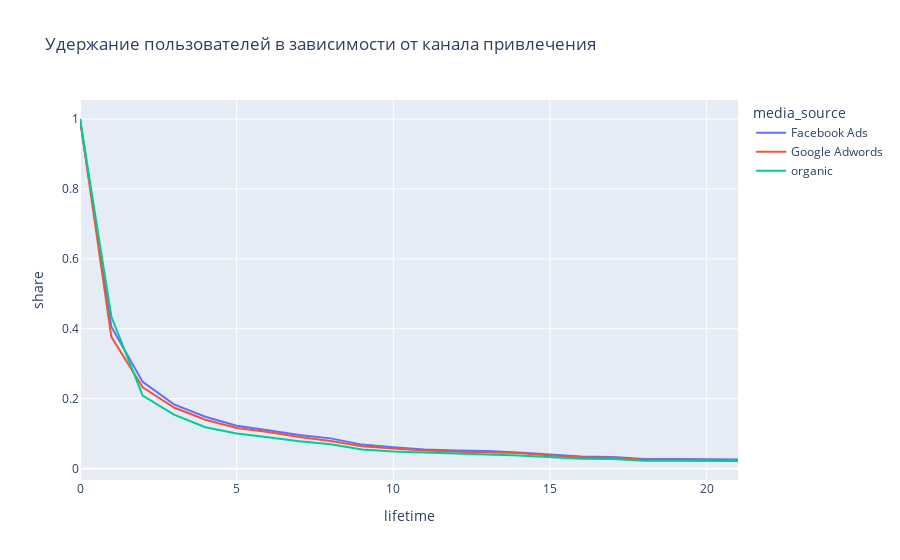
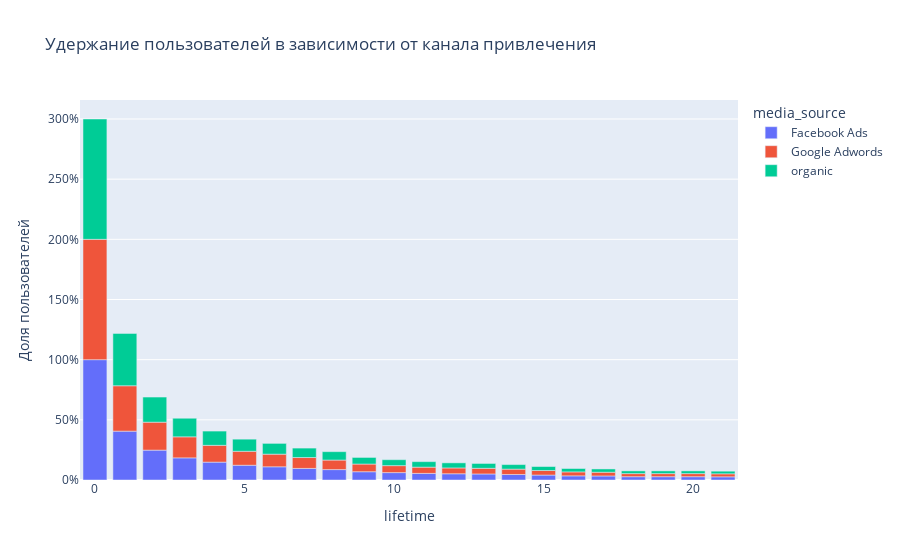

Source (notebook cell) for these figures, in order:
### Code cell
retention = auth.merge(users[["user_id", "media_source", "dt"]], on="user_id", how="left")
retention["lifetime"] = (retention["login_dt"] - retention["dt"]).dt.days

retention_stat = retention.groupby(["media_source", "lifetime"]).agg(n_users=("user_id", "nunique")).reset_index()
retention_stat = retention_stat.sort_values(["media_source", "lifetime"])

retention_stat["total_users"] = retention_stat.groupby("media_source")["n_users"].transform(
    lambda x: x.loc[retention_stat["lifetime"] == 0].values[0]
)

retention_stat["share"] = retention_stat["n_users"] / retention_stat["total_users"]

retention_stat = retention_stat[retention_stat["lifetime"] <= 21]

fig_line = px.line(retention_stat, x="lifetime", y="share", color="media_source", title="Удержание пользователей в зависимости от канала привлечения")
fig_line.show()

retention_stat_sorted = retention_stat.sort_values(by=["lifetime", "share"], ascending=[True, False])

retention_stat_sorted["media_source"] = retention_stat_sorted["media_source"].astype(str)

fig_bar = px.bar(
    retention_stat_sorted, x="lifetime", y="share", color="media_source", title="Удержание пользователей в зависимости от канала привлечения"
)

fig_bar.update_layout(yaxis_tickformat=".0%", yaxis_title="Доля пользователей")

fig_bar.show()

### Figure 1 — Plotly figure (JSON) as saved in the notebook; plotly's stock layout.template omitted (floating-point values rounded to 4 significant figures)
{"data": [{"hovertemplate": "media_source=Facebook Ads<br>lifetime=%{x}<br>share=%{y}<extra></extra>", "legendgroup": "Facebook Ads", "line": {"color": "#636efa", "dash": "solid"}, "marker": {"symbol": "circle"}, "mode": "lines", "name": "Facebook Ads", "orientation": "v", "showlegend": true, "type": "scatter", "x": [0, 1, 2, 3, 4, 5, 6, 7, 8, 9, 10, 11, 12, 13, 14, 15, 16, 17, 18, 19, 20, 21], "xaxis": "x", "y": [1.0, 0.4061, 0.2482, 0.184, 0.1484, 0.1227, 0.1097, 0.09628, 0.08655, 0.06871, 0.06151, 0.05493, 0.05186, 0.05018, 0.04586, 0.04111, 0.03461, 0.03364, 0.02752, 0.02752, 0.02752, 0.02643], "yaxis": "y"}, {"hovertemplate": "media_source=Google Adwords<br>lifetime=%{x}<br>share=%{y}<extra></extra>", "legendgroup": "Google Adwords", "line": {"color": "#EF553B", "dash": "solid"}, "marker": {"symbol": "circle"}, "mode": "lines", "name": "Google Adwords", "orientation": "v", "showlegend": true, "type": "scatter", "x": [0, 1, 2, 3, 4, 5, 6, 7, 8, 9, 10, 11, 12, 13, 14, 15, 16, 17, 18, 19, 20, 21], "xaxis": "x", "y": [1.0, 0.3771, 0.2324, 0.1747, 0.1397, 0.116, 0.1049, 0.09051, 0.07917, 0.06388, 0.05782, 0.05187, 0.04836, 0.04704, 0.04439, 0.03792, 0.03268, 0.03095, 0.02563, 0.02563, 0.02563, 0.02504], "yaxis": "y"}, {"hovertemplate": "media_source=organic<br>lifetime=%{x}<br>share=%{y}<extra></extra>", "legendgroup": "organic", "line": {"color": "#00cc96", "dash": "solid"}, "marker": {"symbol": "circle"}, "mode": "lines", "name": "organic", "orientation": "v", "showlegend": true, "type": "scatter", "x": [0, 1, 2, 3, 4, 5, 6, 7, 8, 9, 10, 11, 12, 13, 14, 15, 16, 17, 18, 19, 20, 21], "xaxis": "x", "y": [1.0, 0.4351, 0.2089, 0.1545, 0.1186, 0.1006, 0.08959, 0.07842, 0.06971, 0.05486, 0.04934, 0.04566, 0.04234, 0.04026, 0.03792, 0.03289, 0.02823, 0.02725, 0.02258, 0.02258, 0.02258, 0.02185], "yaxis": "y"}], "layout": {"legend": {"title": {"text": "media_source"}, "tracegroupgap": 0}, "title": {"text": "Удержание пользователей в зависимости от канала привлечения"}, "xaxis": {"anchor": "y", "domain": [0, 1], "title": {"text": "lifetime"}}, "yaxis": {"anchor": "x", "domain": [0, 1], "title": {"text": "share"}}}}

### Figure 2 — Plotly figure (JSON) as saved in the notebook; plotly's stock layout.template omitted (floating-point values rounded to 4 significant figures)
{"data": [{"hovertemplate": "media_source=Facebook Ads<br>lifetime=%{x}<br>share=%{y}<extra></extra>", "legendgroup": "Facebook Ads", "marker": {"color": "#636efa", "pattern": {"shape": ""}}, "name": "Facebook Ads", "orientation": "v", "showlegend": true, "textposition": "auto", "type": "bar", "x": [0, 1, 2, 3, 4, 5, 6, 7, 8, 9, 10, 11, 12, 13, 14, 15, 16, 17, 18, 19, 20, 21], "xaxis": "x", "y": [1.0, 0.4061, 0.2482, 0.184, 0.1484, 0.1227, 0.1097, 0.09628, 0.08655, 0.06871, 0.06151, 0.05493, 0.05186, 0.05018, 0.04586, 0.04111, 0.03461, 0.03364, 0.02752, 0.02752, 0.02752, 0.02643], "yaxis": "y"}, {"hovertemplate": "media_source=Google Adwords<br>lifetime=%{x}<br>share=%{y}<extra></extra>", "legendgroup": "Google Adwords", "marker": {"color": "#EF553B", "pattern": {"shape": ""}}, "name": "Google Adwords", "orientation": "v", "showlegend": true, "textposition": "auto", "type": "bar", "x": [0, 1, 2, 3, 4, 5, 6, 7, 8, 9, 10, 11, 12, 13, 14, 15, 16, 17, 18, 19, 20, 21], "xaxis": "x", "y": [1.0, 0.3771, 0.2324, 0.1747, 0.1397, 0.116, 0.1049, 0.09051, 0.07917, 0.06388, 0.05782, 0.05187, 0.04836, 0.04704, 0.04439, 0.03792, 0.03268, 0.03095, 0.02563, 0.02563, 0.02563, 0.02504], "yaxis": "y"}, {"hovertemplate": "media_source=organic<br>lifetime=%{x}<br>share=%{y}<extra></extra>", "legendgroup": "organic", "marker": {"color": "#00cc96", "pattern": {"shape": ""}}, "name": "organic", "orientation": "v", "showlegend": true, "textposition": "auto", "type": "bar", "x": [0, 1, 2, 3, 4, 5, 6, 7, 8, 9, 10, 11, 12, 13, 14, 15, 16, 17, 18, 19, 20, 21], "xaxis": "x", "y": [1.0, 0.4351, 0.2089, 0.1545, 0.1186, 0.1006, 0.08959, 0.07842, 0.06971, 0.05486, 0.04934, 0.04566, 0.04234, 0.04026, 0.03792, 0.03289, 0.02823, 0.02725, 0.02258, 0.02258, 0.02258, 0.02185], "yaxis": "y"}], "layout": {"barmode": "relative", "legend": {"title": {"text": "media_source"}, "tracegroupgap": 0}, "title": {"text": "Удержание пользователей в зависимости от канала привлечения"}, "xaxis": {"anchor": "y", "domain": [0, 1], "title": {"text": "lifetime"}}, "yaxis": {"anchor": "x", "domain": [0, 1], "tickformat": ".0%", "title": {"text": "Доля пользователей"}}}}
